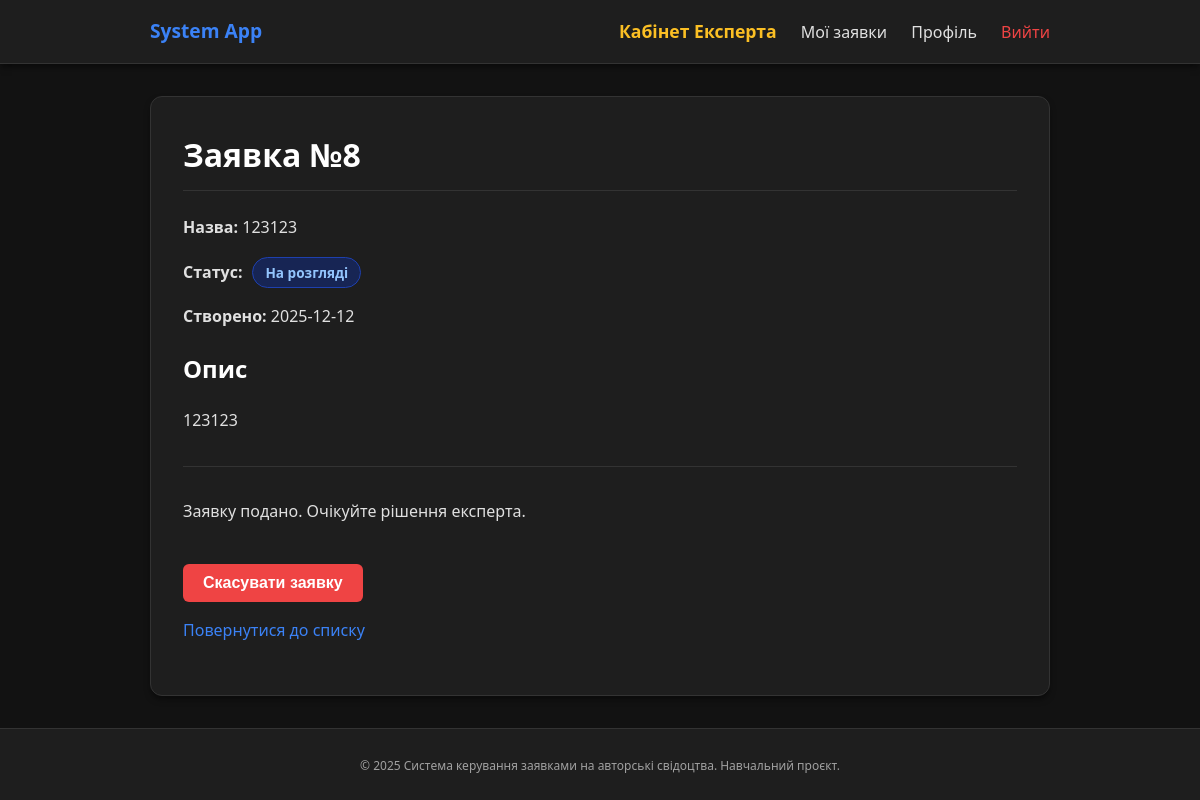
The app's page /applications/8 (signed in) with its own data.
### models.py (models this page shows)
class Application(db.Model):
    id = db.Column(db.Integer, primary_key=True)
    title = db.Column(db.String(255), nullable=False)
    short_description = db.Column(db.Text, nullable=False)
    status = db.Column(db.String(50), nullable=False, default="draft")
    expert_comment = db.Column(db.Text, nullable=True)
    created_at = db.Column(db.DateTime, default=datetime.utcnow)
    updated_at = db.Column(
        db.DateTime, default=datetime.utcnow, onupdate=datetime.utcnow
    )
    owner_id = db.Column(db.Integer, db.ForeignKey("user.id"), nullable=False)
    owner = db.relationship("User", backref="applications")

### application_routes.py (the view)
    @app.route("/applications/<int:application_id>")
    @login_required
    def view_application(application_id):
        app_obj = Application.query.get_or_404(application_id)
        if app_obj.owner_id != g.user.id:
            flash("Ви не маєте доступу до цієї заявки.", "danger")
            return redirect(url_for("my_applications"))
        return render_template("application_detail.html", application=app_obj)

### app.py (called while the page is built)
@app.before_request
def load_logged_in_user():
    g.user = get_current_user()

### helpers.py (called while the page is built)
def get_current_user():
    user_id = session.get("user_id")
    if not user_id:
        return None
    return User.query.get(user_id)

def login_required(view_func):
    @wraps(view_func)
    def wrapped_view(**kwargs):
        if g.user is None:
            flash("Будь ласка, увійдіть у систему.", "warning")
            return redirect(url_for("login", next=request.path))
        return view_func(**kwargs)
    return wrapped_view

### templates/application_detail.html (shortened to what this page needs)
{% extends "base.html" %}
{% block content %}
<h1>Заявка №{{ application.id }}</h1>
<div style="margin-bottom: 20px;">
    <p><strong>Назва:</strong> {{ application.title }}</p>
    <div style="margin: 10px 0; display: flex; align-items: center; gap: 10px;">
        <strong>Статус:</strong>
        {% if application.status == 'draft' %}
            <span class="status-badge status-draft">Чорнетка</span>
        {% elif application.status == 'submitted' %}
            <span class="status-badge status-submitted">На розгляді</span>
        {% elif application.status == 'needs_changes' %}
            <span class="status-badge status-needs-changes">Потребує змін</span>
        {% elif application.status == 'approved' %}
            <span class="status-badge status-approved">Схвалено</span>
        {% elif application.status == 'rejected' %}
            <span class="status-badge status-rejected">Відхилено</span>
        {% elif application.status == 'cancelled' %}
            <span class="status-badge status-cancelled">Скасовано</span>
        {% else %}
            {{ application.status }}
        {% endif %}
    </div>
    <p><strong>Створено:</strong> {{ application.created_at.strftime('%Y-%m-%d') }}</p>
</div>
<h2>Опис</h2>
<p style="white-space: pre-wrap;">{{ application.short_description }}</p>
<hr>
{% if g.user.id == application.owner_id %}
    {% if application.status in ("draft", "needs_changes") %}
        <p>
            <a href="{{ url_for('edit_application', application_id=application.id) }}">Редагувати</a>
        </p>
        <form action="{{ url_for('submit_application', application_id=application.id) }}" method="post">
            <button type="submit">Подати на розгляд</button>
        </form>
    {% elif application.status == "submitted" %}
        <p>Заявку подано. Очікуйте рішення експерта.</p>
        <form action="{{ url_for('cancel_application', application_id=application.id) }}" method="post">
            <button type="submit" style="background:#b91c1c;">Скасувати заявку</button>
        </form>
    {% elif application.status == "approved" %}
        <p style="color: var(--text-muted);">Вітаємо! Вашу заявку схвалено.</p>
    {% endif %}
{% endif %}
<p>
    <a href="{{ url_for('my_applications') }}">Повернутися до списку</a>
</p>
{% endblock %}

### static/style.css (style rules this page uses)
:root { --bg-body: #121212; --bg-card: #1e1e1e; --bg-input: #2d2d2d; --text-main: #e0e0e0; --text-muted: #a0a0a0; --primary: #3b82f6; --primary-hover: #2563eb; --danger: #ef4444; --danger-hover: #dc2626; --border: #333333; --shadow: 0 4px 6px -1px rgba(0, 0, 0, 0.5); }
* { box-sizing: border-box; }
body { font-family: 'Segoe UI', system-ui, sans-serif; margin: 0; background: var(--bg-body); color: var(--text-main); display: flex; flex-direction: column; min-height: 100vh; line-height: 1.6; }
h1, h2, h3 { color: #fff; margin-top: 0; }
h1 { margin-bottom: 1.5rem; border-bottom: 1px solid var(--border); padding-bottom: 10px; }
a { color: var(--primary); text-decoration: none; }
hr { border: 0; border-top: 1px solid var(--border); margin: 2rem 0; }
form { margin-top: 1rem; }
button { margin-top: 1.5rem; padding: 10px 20px; border-radius: 6px; border: none; background: var(--primary); color: #fff; font-size: 1rem; font-weight: 600; cursor: pointer; transition: background 0.2s; display: inline-block; }
button[style*="b91c1c"] { background: var(--danger) !important; }
.status-badge { display: inline-block; padding: 4px 12px; border-radius: 50px; font-size: 0.85rem; font-weight: 600; text-align: center; white-space: nowrap; }
.status-submitted { background-color: #172554; color: #93c5fd; border: 1px solid #1e40af; }

### records on screen
Application: id "8", title "123123", created_at "2025-12-12", short_description "123123"
